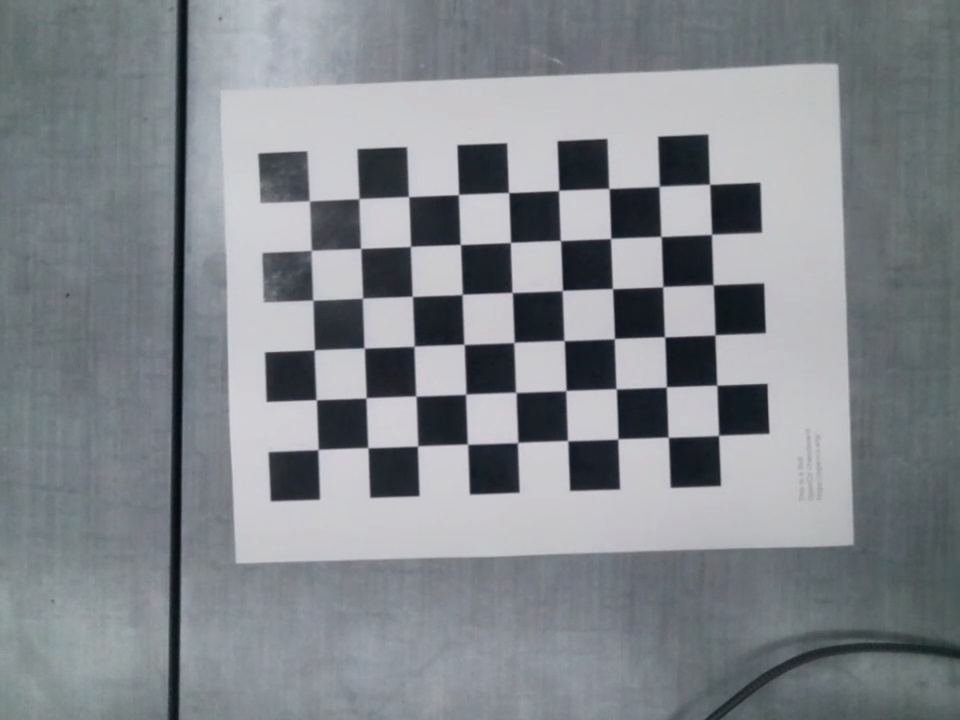
#> input picture calibration_img1.jpg, 960 x 720 px; its folder holds 4 pictures in this run
$ python calibrator.py
#> lines starting #> are read from the running program, lines starting #| are printed output that depends on the picture; after the words box and inside, x2 and y2 are one past the last pixel; in counts of white or black regions, pixels touching at a corner belong together
import numpy as np
import cv2

# Definition of CheckerBoard Dimensions
CHECKERBOARD = (6,9)
objpoints = []
imgpoints = []

criteria = (cv2.TERM_CRITERIA_EPS +cv2.TERM_CRITERIA_MAX_ITER, 309, 0.001)

# numpy array to store 3D coordinates
objp = np.zeros((1,CHECKERBOARD[0]*CHECKERBOARD[1], 3), np.float32)
objp[0,:,:2] = np.mgrid[0:CHECKERBOARD[0], 0:CHECKERBOARD[1]].T.reshape(-1,2) * 0.0225


for i in range(1,8):

    image = cv2.imread(f"calibration_img{i}.jpg")
#> image is the input picture: shape (720, 960, 3); mean B, G, R 139.6, 134.7, 129.9
    gray = cv2.cvtColor(image,cv2.COLOR_BGR2GRAY)

    ret, corners = cv2.findChessboardCorners(gray, CHECKERBOARD, cv2.CALIB_CB_ADAPTIVE_THRESH + cv2.CALIB_CB_FAST_CHECK + cv2.CALIB_CB_NORMALIZE_IMAGE)
#> ret = True; corners = 54 rows, first 8: [318, 449.5], [316.2, 399.9], [314.1, 350], [312.7, 300.1], [311.5, 250.1], [309.5, 201], [367.9, 447.7], [366, 397.8]

    if ret == True:

        objpoints.append(objp)

        corners2 = cv2.cornerSubPix(gray, corners, (11,11), (-1,-1), criteria)
#> corners2 = 54 rows, first 8: [318.1, 449.5], [316.3, 399.7], [314.3, 349.9], [312.8, 300.2], [311.3, 250.4], [309.2, 200.9], [367.9, 447.7], [366.1, 397.8]

        imgpoints.append(corners2)

        image = cv2.drawChessboardCorners(image, CHECKERBOARD, corners2, ret)
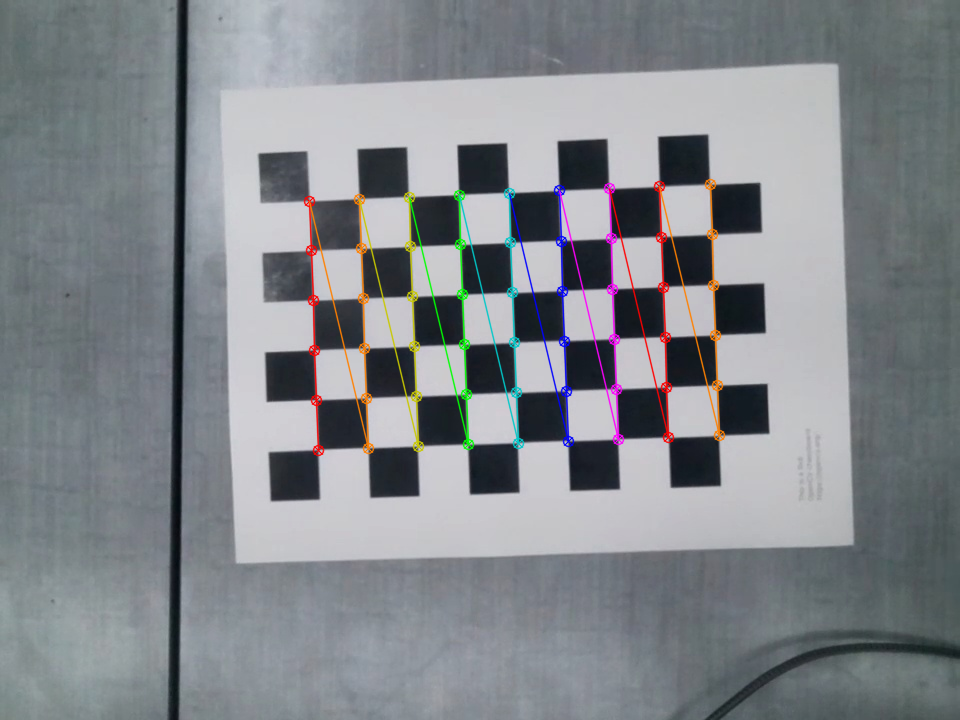
#> image: shape (720, 960, 3); 2.48% of pixels changed, all inside (x1, y1, x2, y2) = (303, 178, 726, 457)

    cv2.imshow('img', image)
    cv2.waitKey(0)
#> pass 2 of the loop `for i in range(1,8):`:
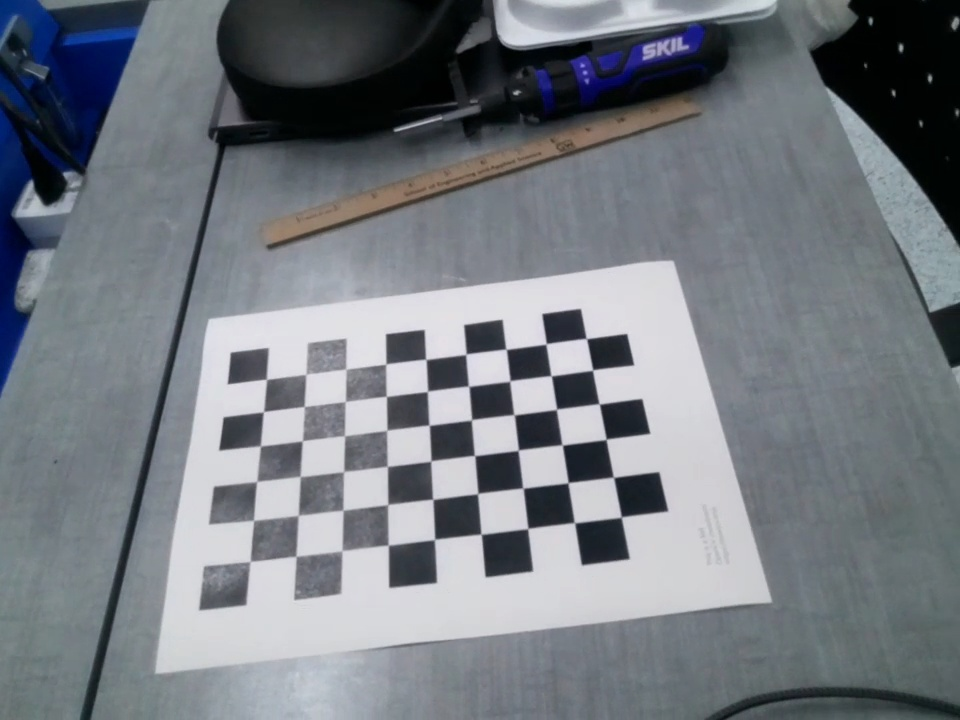
#> input picture calibration_img2.jpg, 960 x 720 px
#> image is the input picture: shape (720, 960, 3); mean B, G, R 129.1, 122.4, 117.3
#> `gray = cv2.cvtColor(image,cv2.COLOR_BGR2GRAY)`:
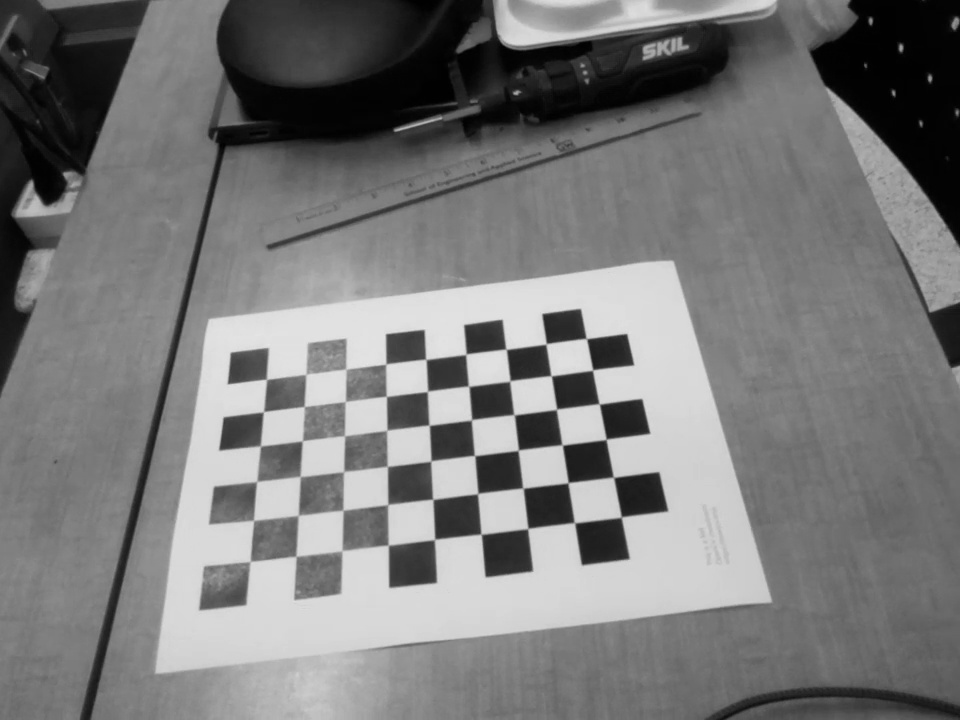
#> gray: shape (720, 960); min 0, max 231, mean 121.7
#> corners = 54 rows, first 8: [250.6, 561.2], [253.6, 520.5], [256.7, 481.5], [260.6, 446], [263.4, 411.8], [266.5, 379.5], [295.8, 556.2], [298.5, 515.2]
#> corners2 = 54 rows, first 8: [250.1, 561.5], [253.6, 520.4], [256.5, 481.6], [260.3, 445.8], [263.4, 411.8], [266.5, 379.2], [295.8, 556.2], [298.3, 515.2]
#> `image = cv2.drawChessboardCorners(image, CHECKERBOARD, corners2, ret)`:
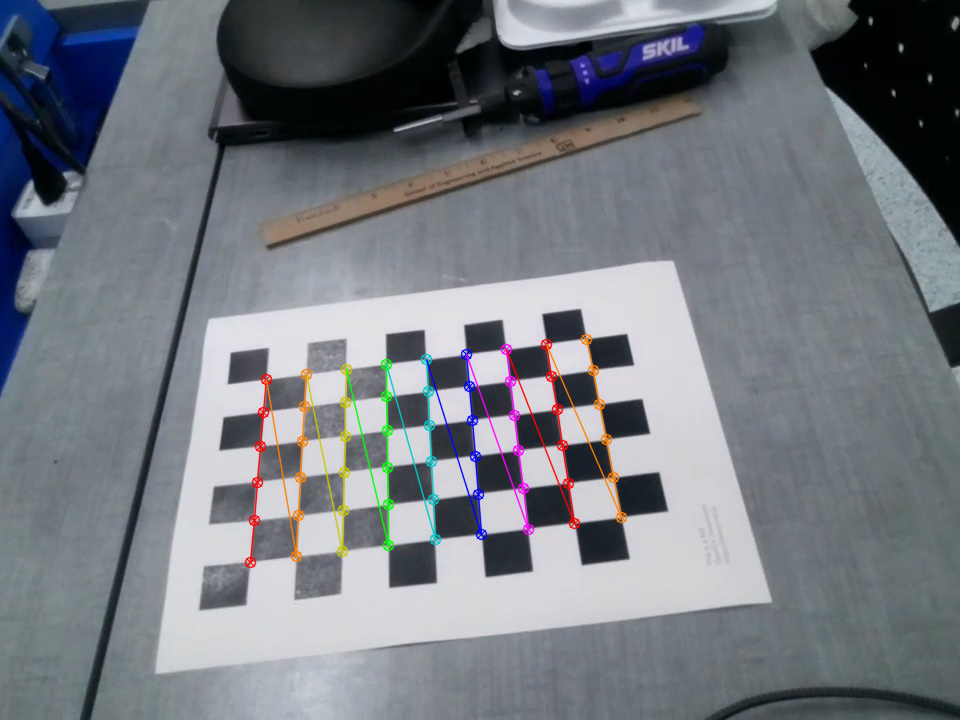
#> image: shape (720, 960, 3); 1.96% of pixels changed, all inside (x1, y1, x2, y2) = (244, 333, 628, 569)
#> pass 3 of the loop `for i in range(1,8):`:
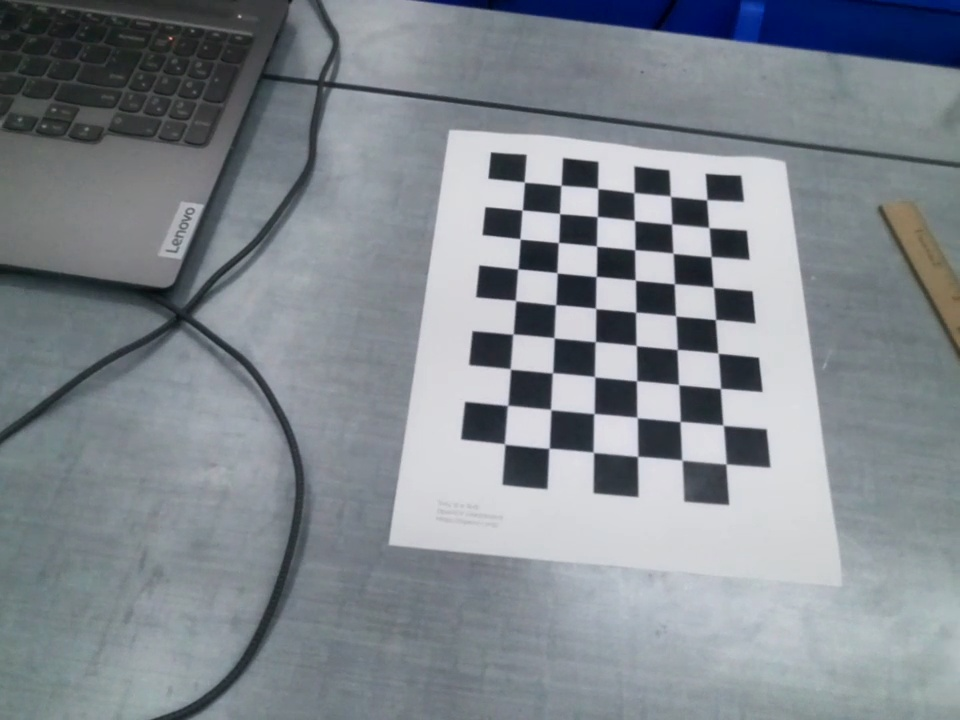
#> input picture calibration_img3.jpg, 960 x 720 px
#> image is the input picture: shape (720, 960, 3); mean B, G, R 142.6, 136.2, 129.7
#> `gray = cv2.cvtColor(image,cv2.COLOR_BGR2GRAY)`:
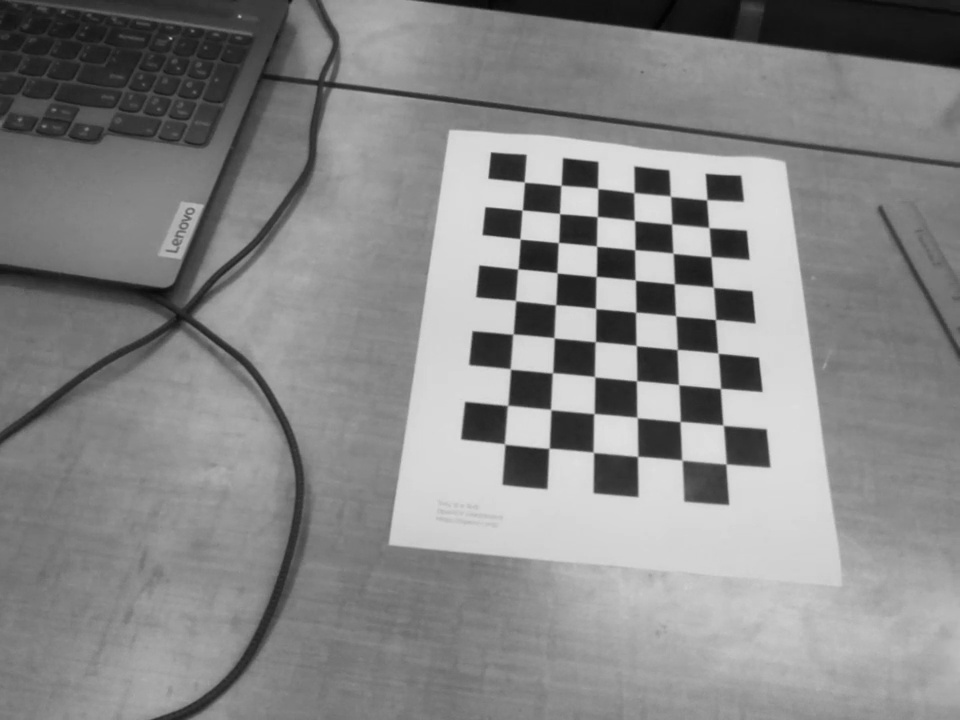
#> gray: shape (720, 960); min 2, max 224, mean 135
#> corners = 54 rows, first 8: [524.4, 182.1], [561.2, 185.3], [597.7, 188.6], [633.8, 192.8], [670.6, 196.5], [706.5, 199.9], [522.2, 209.9], [559.5, 213.5]
#> corners2 = 54 rows, first 8: [524.3, 182.1], [561, 185.3], [597.7, 188.4], [634, 192.7], [670.4, 196.2], [706.8, 199.7], [522.2, 210], [559.6, 213.6]
#> `image = cv2.drawChessboardCorners(image, CHECKERBOARD, corners2, ret)`:
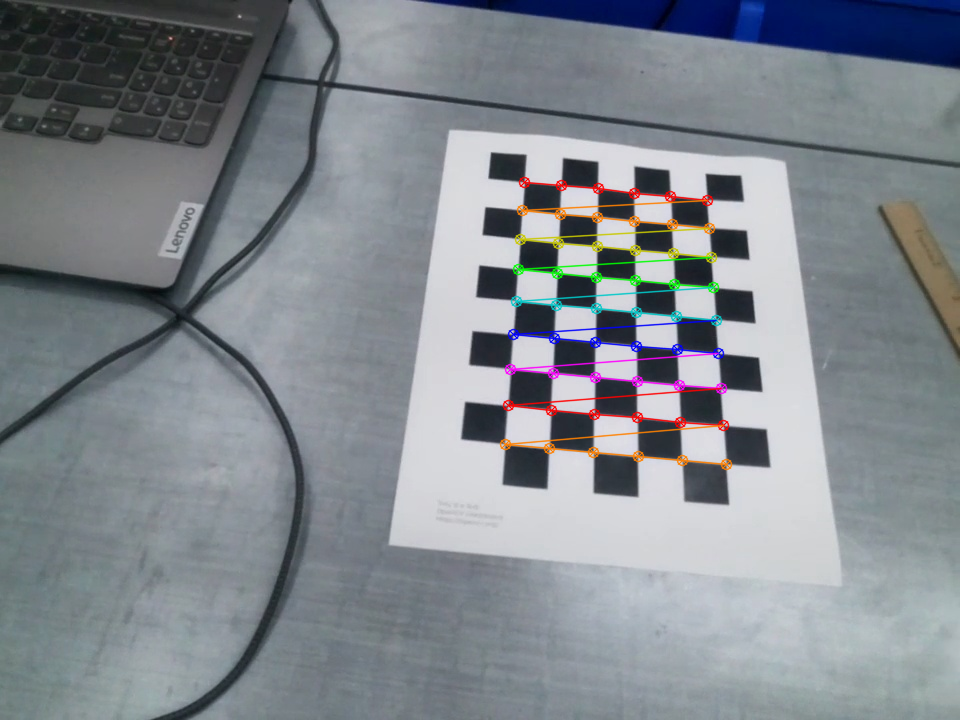
#> image: shape (720, 960, 3); 2.09% of pixels changed, all inside (x1, y1, x2, y2) = (499, 176, 733, 471)
#> (the run stopped early here; a loop or call above may not have finished)
